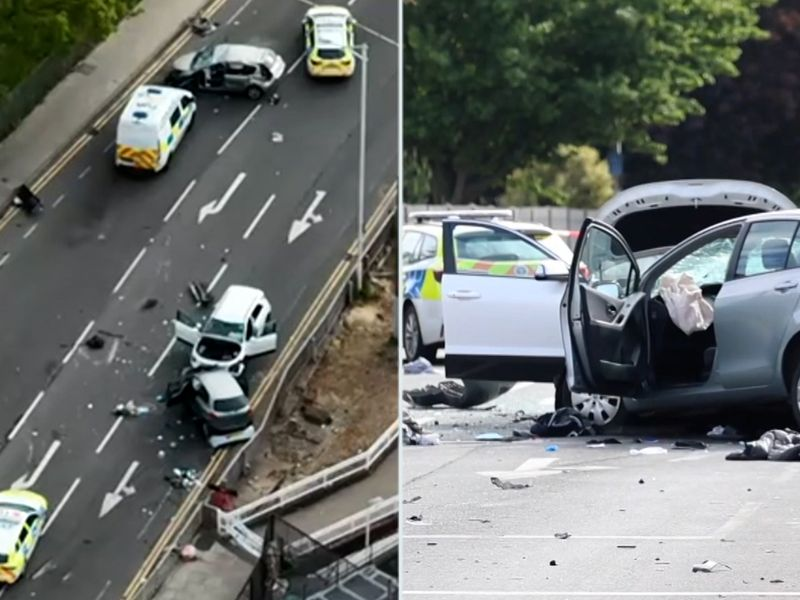
#> input picture test_images/skynews-car-crash-goodmayes_7250187.jpg, 800 x 600 px
$ python -i evaluate_ml_baseline.py   (imports and definitions only)
#> lines starting #> are read from the running program, lines starting #| are printed output that depends on the picture; after the words box and inside, x2 and y2 are one past the last pixel; in counts of white or black regions, pixels touching at a corner belong together
#> further down, picture is the input picture: shape (600, 800, 3); mean B, G, R 109.2, 111.9, 107.8
import os
import glob
import time
import json
import cv2
import numpy as np
from ultralytics import YOLO

# Ground truth definition for the benchmark dataset
BENCHMARK_GROUND_TRUTH = {
    # Road Crashes
    "test_images/skynews-car-crash-goodmayes_7250187.jpg": {"accident": True, "type": "ROAD_ACCIDENT"},
    "test_images/_91193810_pune.jpg": {"accident": True, "type": "ROAD_ACCIDENT"},
    "test_images/Pedestrian-accident-3.jpg": {"accident": True, "type": "ROAD_ACCIDENT"},

    # Human Falls
    "test_images/images (1).jpg": {"accident": True, "type": "FALL_ACCIDENT"},
    "test_images/images (2).jpg": {"accident": True, "type": "FALL_ACCIDENT"},

    # Fire Incidents
    "test_images/fire_samples/fire_basket.jpg": {"accident": True, "type": "FIRE_ACCIDENT"},
    "test_images/fire_samples/pan_fire.jpg": {"accident": True, "type": "FIRE_ACCIDENT"},

    # Normal / Non-Accident Scenes (Traffic, Parked Cars, Pedestrians, Sky)
    "test_images/images (3).jpg": {"accident": False, "type": "NORMAL"},
    "test_images/images (4).jpg": {"accident": False, "type": "NORMAL"},
    "test_images/images (5).jpg": {"accident": False, "type": "NORMAL"},
    "test_images/images (6).jpg": {"accident": False, "type": "NORMAL"},
    "test_images/images.jpg": {"accident": False, "type": "NORMAL"}
}

def is_fire_like(frame_bgr):
    h, w = frame_bgr.shape[:2]
#> h = 600; w = 800
    if h == 0 or w == 0:
        return 0.0, False, False
    if max(h, w) > 640:
        scale = 640.0 / max(h, w)
#> scale = 0.8
        frame_eval = cv2.resize(frame_bgr, (int(w * scale), int(h * scale)))
        h_eval, w_eval = frame_eval.shape[:2]
#> h_eval = 480; w_eval = 640
    else:
        frame_eval = frame_bgr
        h_eval, w_eval = h, w
    tot_pixels = h_eval * w_eval
#> tot_pixels = 307200
    if tot_pixels == 0:
        return 0.0, False, False

    hsv = cv2.cvtColor(frame_eval, cv2.COLOR_BGR2HSV)
#> hsv: shape (480, 640, 3); mean H, S, V 82, 44.6, 116.1
    h_c, s_c, v_c = cv2.split(hsv)
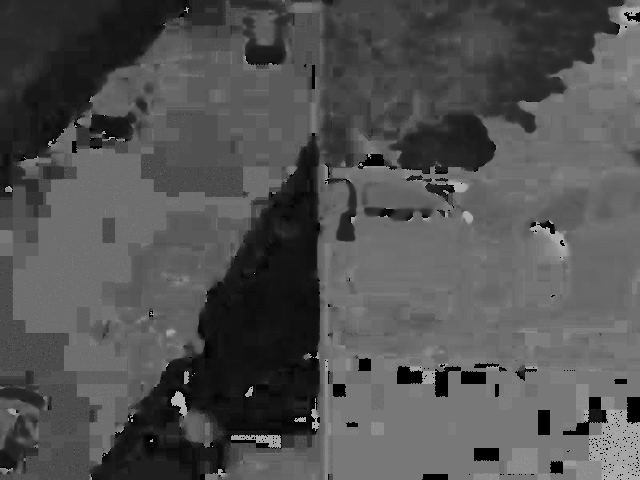
#> h_c: shape (480, 640); min 0, max 179, mean 82
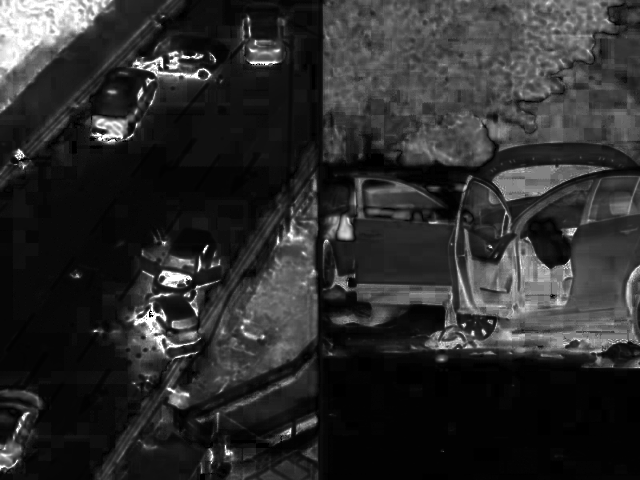
#> s_c: shape (480, 640); min 0, max 255, mean 44.6
    b, g, r = cv2.split(frame_eval)
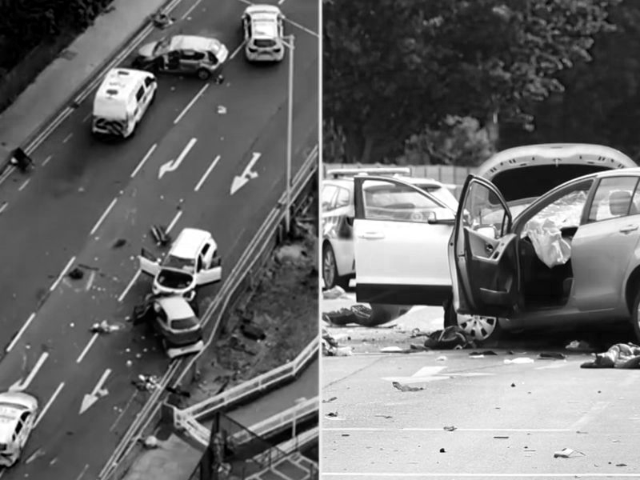
#> b: shape (480, 640); min 0, max 255, mean 109.1
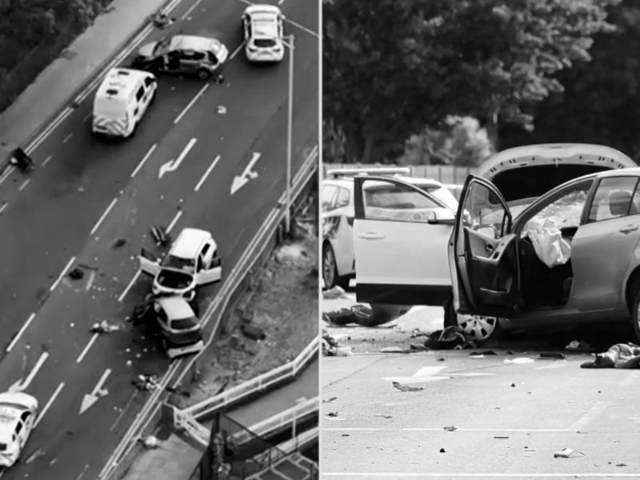
#> r: shape (480, 640); min 0, max 255, mean 107.7
    ycbcr = cv2.cvtColor(frame_eval, cv2.COLOR_BGR2YCrCb)
#> ycbcr: shape (480, 640, 3); mean of channels 0, 1, 2 110.3, 126.1, 127.3
    y, cr, cb = cv2.split(ycbcr)
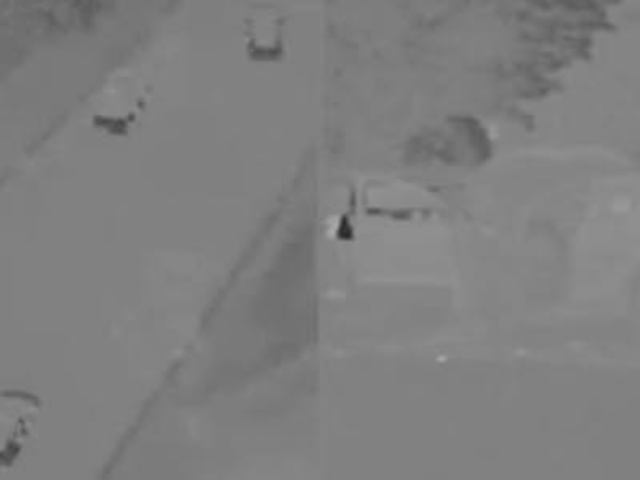
#> cb: shape (480, 640); min 40, max 170, mean 127.3

    flame_mask = (
        ((h_c <= 28) | (h_c >= 165)) &
        (s_c >= 95) & (v_c >= 155) &
        (r >= 180) & (r > g) & (g > b) &
        ((r.astype(int) - b.astype(int)) >= 70) &
        ((cr.astype(int) - cb.astype(int)) >= 38)
    ).astype(np.uint8) * 255
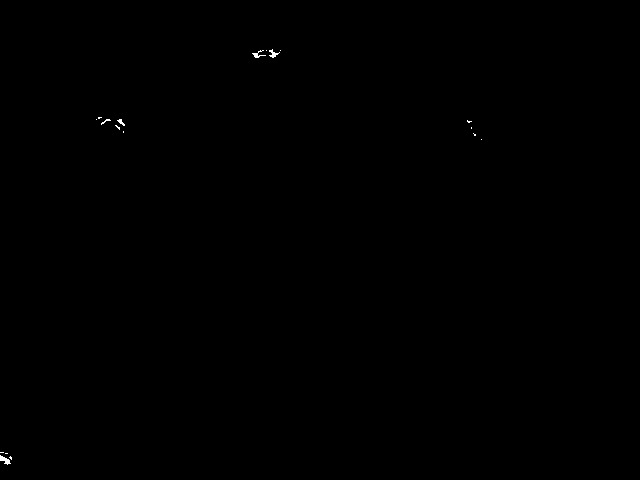
#> flame_mask: shape (480, 640); 0.07% white in thin lines or dots, all inside (x1, y1, x2, y2) = (0, 49, 482, 465)

    core_mask = (
        (v_c >= 215) & (r >= 215) & (g >= 120) &
        ((r.astype(int) - b.astype(int)) >= 85)
    )
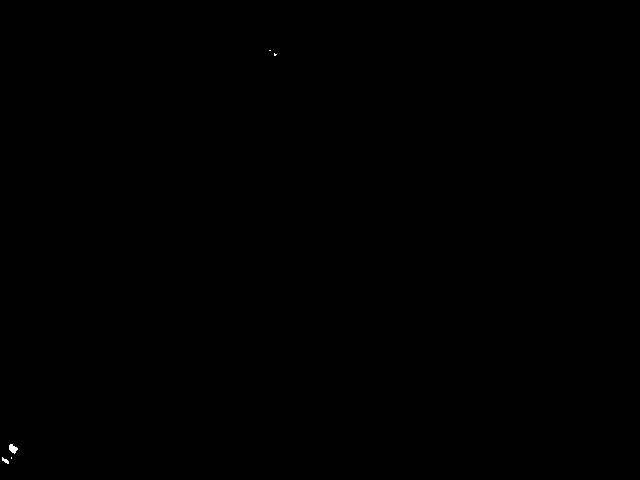
#> core_mask: shape (480, 640) bool; 0.03% white; 5 white regions (3 under 20 px), largest, box (x1, y1, x2, y2) and area: (9, 444, 18, 454) 56, (2, 457, 9, 464) 25

    kernel = cv2.getStructuringElement(cv2.MORPH_ELLIPSE, (5, 5))
    cleaned = cv2.morphologyEx(flame_mask, cv2.MORPH_OPEN, kernel)
#> cleaned: shape (480, 640); 0.01% white; 1 white region, box (x1, y1, x2, y2) and area: (0, 455, 10, 465) 44
    cleaned = cv2.morphologyEx(cleaned, cv2.MORPH_CLOSE, kernel)
#> cleaned: shape (480, 640); 0.02% white; 1 white region

    cnts, _ = cv2.findContours(cleaned, cv2.RETR_EXTERNAL, cv2.CHAIN_APPROX_SIMPLE)
#> cnts = 1 contour; box (x1, y1, x2, y2) and area: (0, 455, 10, 465) 36
    min_area = max(50, int(tot_pixels * 0.0003))
#> min_area = 92

    valid_fire_pixels = 0
    max_blob_area = 0

    for c in cnts:
        area = cv2.contourArea(c)
        if area < min_area:
            continue
        x, y_box, cw, ch = cv2.boundingRect(c)
        aspect = cw / max(1, ch)
        if aspect > 3.0:
            continue
        mask_roi = np.zeros((h_eval, w_eval), dtype=np.uint8)
        cv2.drawContours(mask_roi, [c], -1, 255, -1)
        core_in_blob = np.count_nonzero(core_mask & (mask_roi > 0))
        if (core_in_blob / area) < 0.05 and area > 350:
            continue
        valid_fire_pixels += area
        if area > max_blob_area:
            max_blob_area = area
#> this loop made 1 pass
#> area on pass 1: 36.5
#> after the loop, max_blob_area = 0; valid_fire_pixels = 0

    fire_ratio = valid_fire_pixels / tot_pixels
#> fire_ratio = 0
    max_blob_ratio = max_blob_area / tot_pixels
#> max_blob_ratio = 0
    strong_hit = (fire_ratio >= 0.040) or (max_blob_ratio >= 0.035)
#> strong_hit = False
    medium_hit = (fire_ratio >= 0.026) or (max_blob_ratio >= 0.018)
#> medium_hit = False
    return fire_ratio, strong_hit, medium_hit

# [198 lines left out: functions run_baseline_prediction, run_refined_prediction, compute_metrics, main, not called in this run]

# [2 lines not run here, left out]

>>> import cv2
>>> picture = cv2.imread('test_images/skynews-car-crash-goodmayes_7250187.jpg')
>>> result = is_fire_like(picture)
#> result = (0, False, False)
